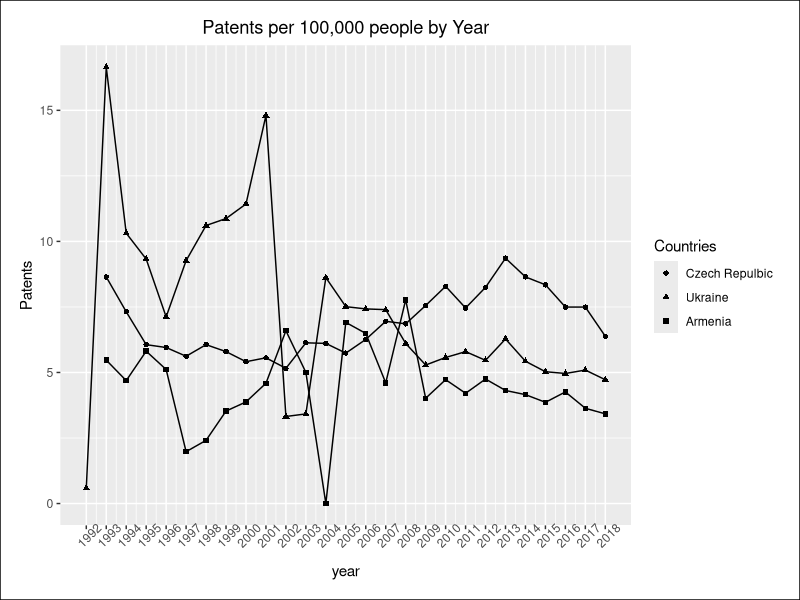
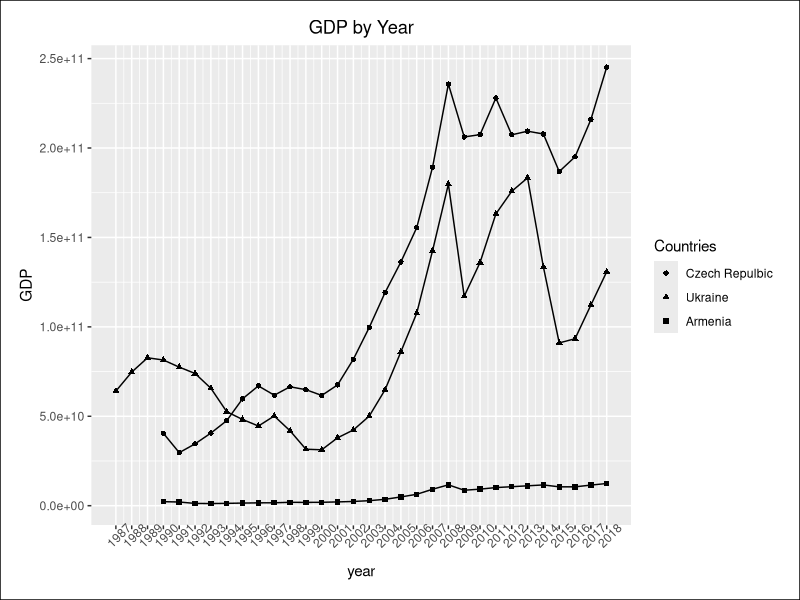
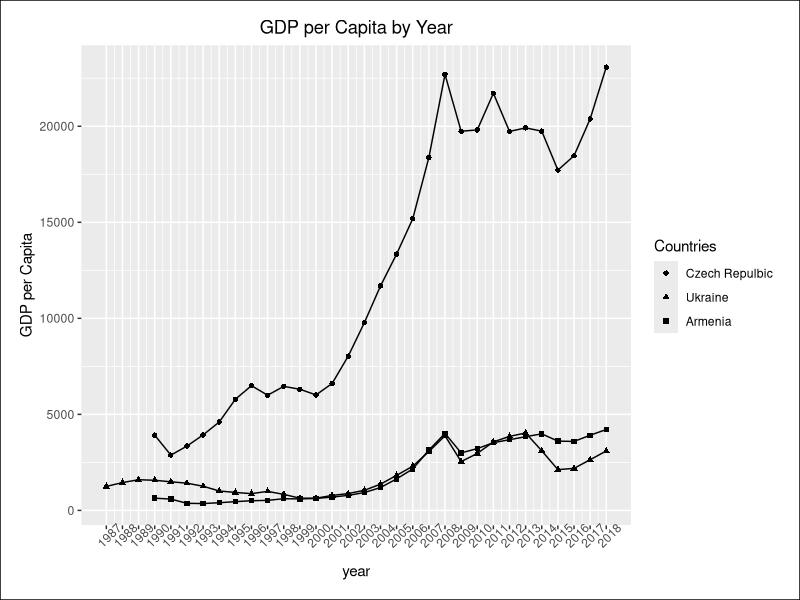
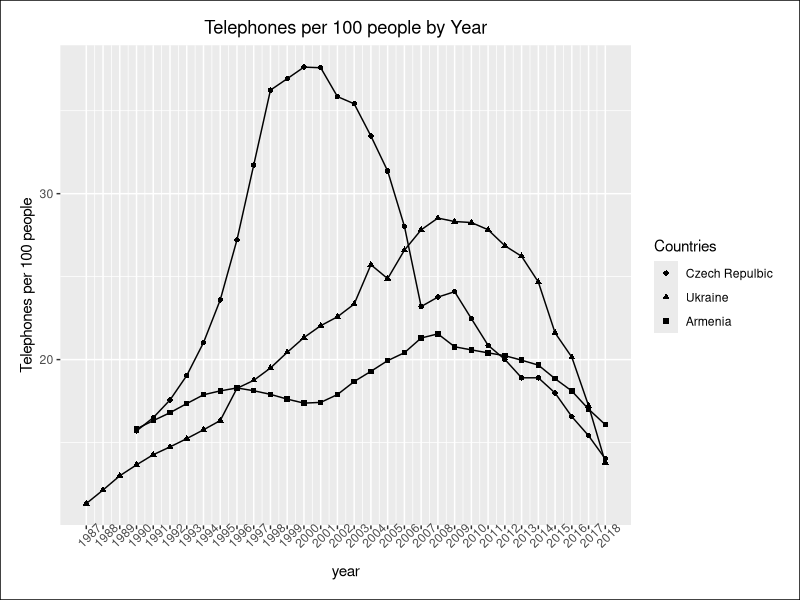
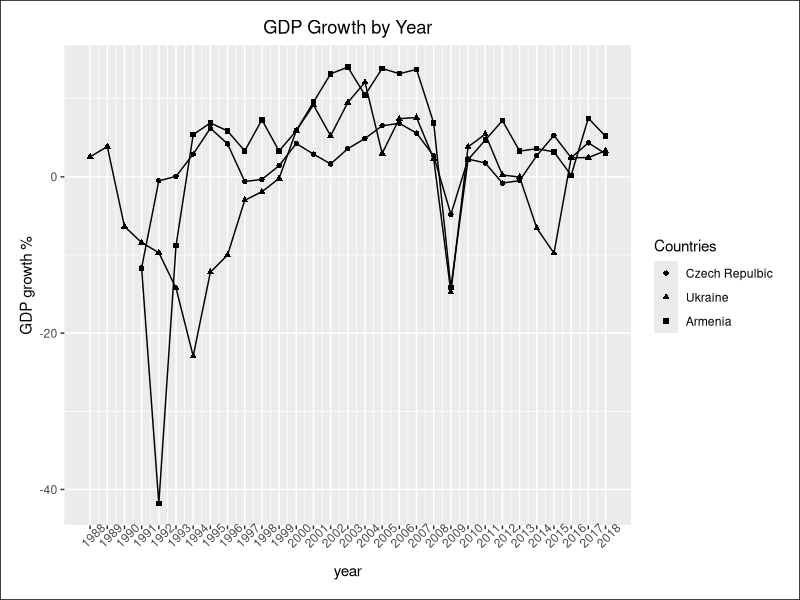
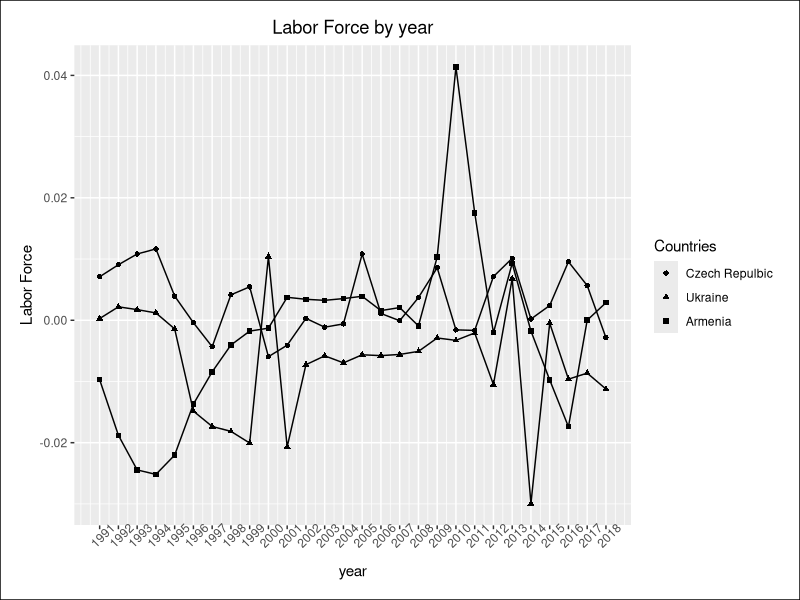
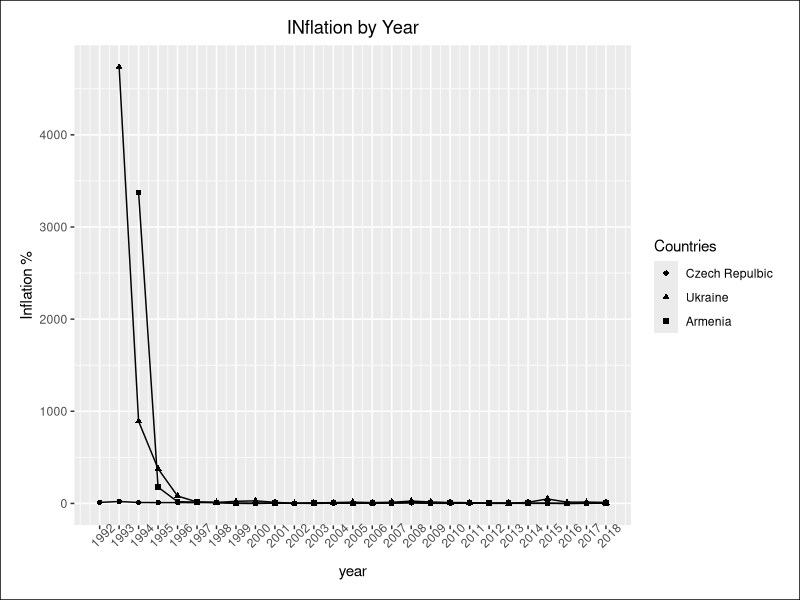
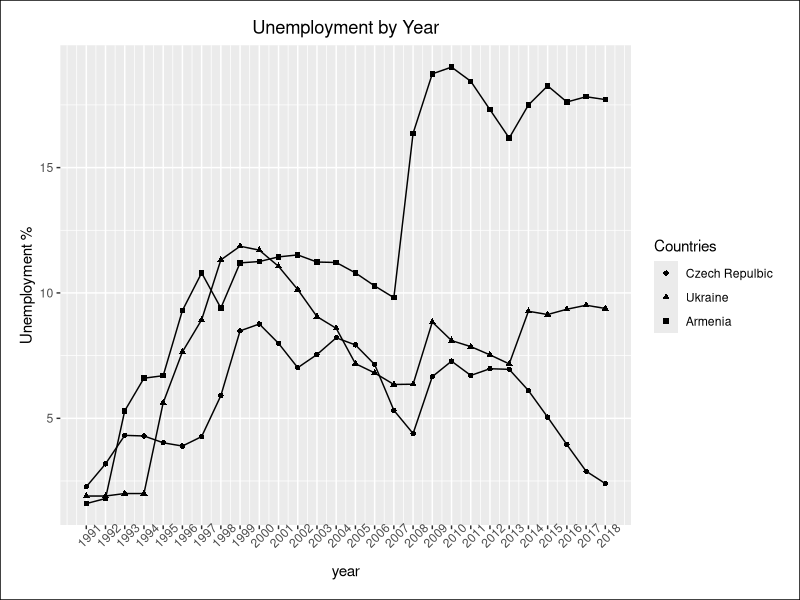

Here is the R script that generated these plots, in order:
library(readxl)
library(ggplot2)
library(reshape2)
library(ggforce)
library(grid)
czech_republic <- data.frame(read_excel("Data.xlsx",sheet=2))
ukraine <- data.frame(read_excel("Data.xlsx",sheet=3))
armenia <- data.frame(read_excel("Data.xlsx",sheet=4))

##################graphing function #########################

grapher <- function(title,df,y){
names(df) <- c("year","Czech Repulbic","Ukraine","Armenia")
df_melted<-melt(df,id.vars="year")
df_melted <- subset(df_melted,!is.na(df_melted$value))
xrng <- range(df_melted$year)
yrng <- range(df_melted$value)
plot<-ggplot(data=df_melted,aes(x=year,y=value,shape=variable))+
  geom_line()+
  geom_point()+
  labs(shape="Countries",y=y,title=title)+
  theme(plot.margin = margin(0.5,0.5,0.5,0.5,"cm"),plot.background = element_rect(colour="black"),
        axis.text.x = element_text(angle =45),plot.title = element_text(hjust=0.5))+
  scale_x_continuous(breaks=unique(df_melted$year))
plot
}
###########patents##########
df <- data.frame(armenia$year,czech_republic$patents_100000,
                 ukraine$patents_100000,armenia$patents_100000)
title <- "Patents per 100,000 people by Year"
y <- "Patents"
grapher(title,df,y)


###########GDP##############
df <- data.frame(armenia$year,czech_republic$gdp,
                 ukraine$gdp,armenia$gdp)
title <- "GDP by Year"
y <- "GDP"
grapher(title,df,y)

###########GDP per capita##############
df <- data.frame(armenia$year,czech_republic$gdp_cap,
                 ukraine$gdp_cap,armenia$gdp_cap)
title <- "GDP per Capita by Year"
y <- "GDP per Capita"
grapher(title,df,y)

############telephones per 100 people#############
df <- data.frame(armenia$year,czech_republic$telephone,
                 ukraine$telephone,armenia$telephone)
title <- "Telephones per 100 people by Year"
y <- "Telephones per 100 people"
grapher(title,df,y)

#######GDP Growth###############
df <- data.frame(armenia$year,czech_republic$gdp_growth,
                 ukraine$gdp_growth,armenia$gdp_growth)
title <- "GDP Growth by Year"
y <- "GDP growth %"
grapher(title,df,y)

########labor force ###########
df <- data.frame(armenia$year,czech_republic$labor_growth,
                 ukraine$labor_growth,armenia$labor_growth)
title <- "Labor Force by year"
y<- "Labor Force"
grapher(title,df,y)

#######inflation############
df <- data.frame(armenia$year,czech_republic$inflation_cpi,
                 ukraine$inflation_cpi,armenia$inflation_cpi)
title <- "INflation by Year"
y<- "Inflation %"
grapher(title,df,y)

###########unemployment###########
df <- data.frame(armenia$year,czech_republic$unemployment,
                 ukraine$unemployment,armenia$unemployment)
title <- "Unemployment by Year"
y<- "Unemployment %"
grapher(title,df,y)

##########government debt as a percentage of GDP########
df <- data.frame(armenia$year,czech_republic$debt_gdp,
                 ukraine$debt_gdp,armenia$debt_gdp)
title <- "Government Debt as a Percentage of GDP"
y<- "Government Debt %"
grapher(title,df,y)

############FDI as a percentage of GDP############
df <- data.frame(armenia$year,czech_republic$fdi_gdp,
                 ukraine$fdi_gdp,armenia$fdi_gdp)
title <- "FDI as a Percentage of GDP"
y<- "FDI Debt %"
grapher(title,df,y)

###########Gross Capital formation as a percentage of GDP########
df <- data.frame(armenia$year,czech_republic$capital_gdp,
                 ukraine$capital_gdp,armenia$capital_gdp)
title <- "Gross Capital Formation as a Percentage of GDP"
y<- "Gross Capital Formation %"
grapher(title,df,y)

